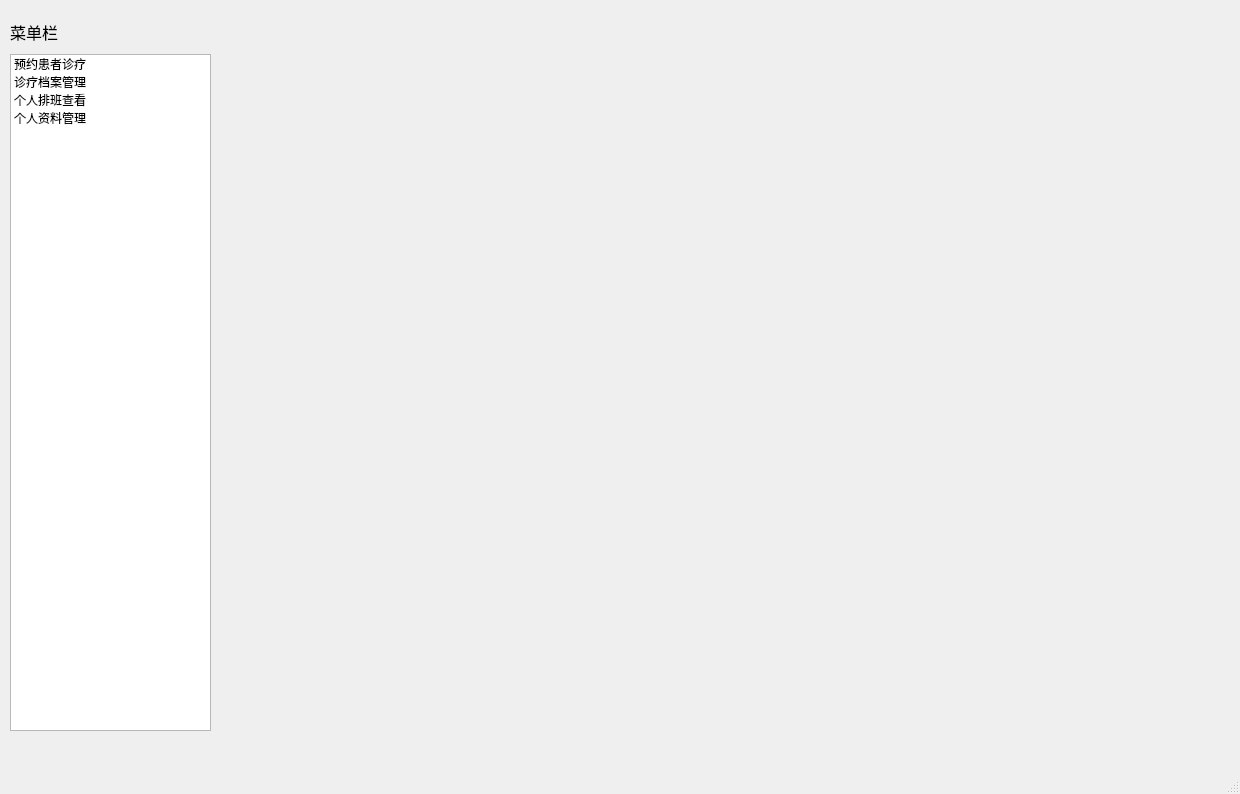
<?xml version="1.0" encoding="UTF-8"?>
<ui version="4.0">
 <class>Doc_MainWindow</class>
 <widget class="QMainWindow" name="Doc_MainWindow">
  <property name="geometry">
   <rect>
    <x>0</x>
    <y>0</y>
    <width>1240</width>
    <height>794</height>
   </rect>
  </property>
  <property name="windowTitle">
   <string>MainWindow</string>
  </property>
  <widget class="QWidget" name="centralwidget">
   <widget class="QWidget" name="widget" native="true">
    <property name="geometry">
     <rect>
      <x>10</x>
      <y>0</y>
      <width>201</width>
      <height>731</height>
     </rect>
    </property>
    <widget class="QWidget" name="verticalLayoutWidget">
     <property name="geometry">
      <rect>
       <x>0</x>
       <y>20</y>
       <width>201</width>
       <height>711</height>
      </rect>
     </property>
     <layout class="QVBoxLayout" name="verticalLayout">
      <property name="spacing">
       <number>10</number>
      </property>
      <item>
       <widget class="QLabel" name="label">
        <property name="font">
         <font>
          <pointsize>12</pointsize>
         </font>
        </property>
        <property name="text">
         <string>菜单栏</string>
        </property>
        <property name="alignment">
         <set>Qt::AlignmentFlag::AlignJustify|Qt::AlignmentFlag::AlignVCenter</set>
        </property>
       </widget>
      </item>
      <item>
       <widget class="QListWidget" name="listWidget">
        <property name="spacing">
         <number>5</number>
        </property>
        <property name="currentRow">
         <number>-1</number>
        </property>
        <item>
         <property name="text">
          <string>预约患者诊疗</string>
         </property>
         <property name="font">
          <font>
           <bold>false</bold>
          </font>
         </property>
         <property name="icon">
          <iconset>
           <normaloff>image/mainWIn_img/reserve.png</normaloff>image/mainWIn_img/reserve.png</iconset>
         </property>
        </item>
        <item>
         <property name="text">
          <string>诊疗档案管理</string>
         </property>
         <property name="icon">
          <iconset>
           <normaloff>image/mainWIn_img/archive.png</normaloff>image/mainWIn_img/archive.png</iconset>
         </property>
        </item>
        <item>
         <property name="text">
          <string>个人排班查看</string>
         </property>
         <property name="icon">
          <iconset>
           <normaloff>image/mainWIn_img/Schedule.png</normaloff>image/mainWIn_img/Schedule.png</iconset>
         </property>
        </item>
        <item>
         <property name="text">
          <string>个人资料管理</string>
         </property>
         <property name="icon">
          <iconset>
           <normaloff>image/mainWIn_img/myProfile.png</normaloff>image/mainWIn_img/myProfile.png</iconset>
         </property>
        </item>
       </widget>
      </item>
     </layout>
    </widget>
   </widget>
   <widget class="QWidget" name="right_widgte" native="true">
    <property name="geometry">
     <rect>
      <x>220</x>
      <y>0</y>
      <width>1001</width>
      <height>731</height>
     </rect>
    </property>
   </widget>
  </widget>
  <widget class="QMenuBar" name="menubar">
   <property name="geometry">
    <rect>
     <x>0</x>
     <y>0</y>
     <width>1240</width>
     <height>24</height>
    </rect>
   </property>
  </widget>
  <widget class="QStatusBar" name="statusbar"/>
 </widget>
 <resources/>
 <connections/>
</ui>
